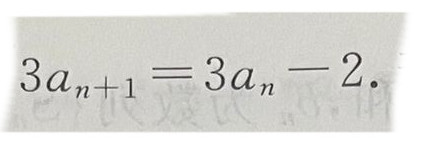
#> input picture img/text1-tex.jpg, 448 x 148 px
$ python text2tex-img.py
#> lines starting #> are read from the running program, lines starting #| are printed output that depends on the picture; after the words box and inside, x2 and y2 are one past the last pixel; in counts of white or black regions, pixels touching at a corner belong together
from PIL import Image
from pix2tex.cli import LatexOCR

img = Image.open(r'../../img/text1-tex.jpg')
#> img is the input picture: PIL image 448x148 RGB; mean R, G, B 220.6, 220.2, 216.5

# 先转成灰度图
im = img.convert("L")

threshold = 150
table = []
for i in range(256):
    if i < threshold:
        table.append(0)
    else:
        table.append(1)
#  convert to binary image by the table
# 灰度图根据table转换为二值图
bim = im.point(table, "1")
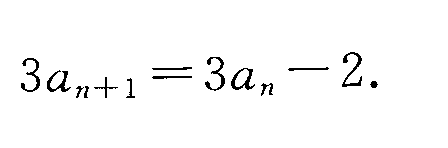
#> bim: PIL image 448x148 1; 97.6% white; black in thin lines or dots, all inside (x1, y1, x2, y2) = (21, 52, 378, 98)
bim.show()

# new_img = img.point(lambda x : 0 if x < 200 else 1, "1")
# new_img.show()
#> (the run stopped early here; a loop or call above may not have finished)

$ run again, with img/text1-onequestion.jpg copied over img/text1-tex.jpg
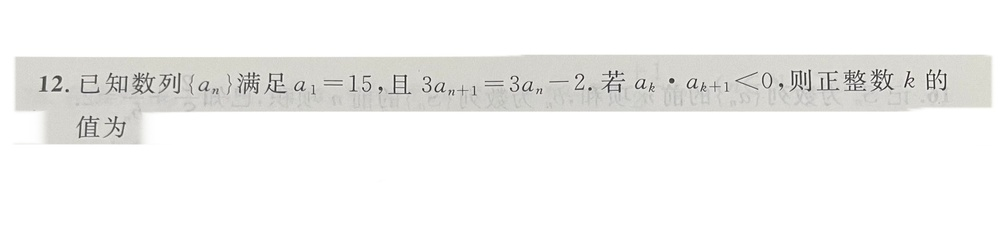
#> input picture img/text1-onequestion.jpg, 1000 x 225 px, shrunk from 2105 x 474 before the run
#> img is the input picture: PIL image 1000x225 RGB; mean R, G, B 242.1, 241.9, 240.6
#> `bim = im.point(table, "1")`:
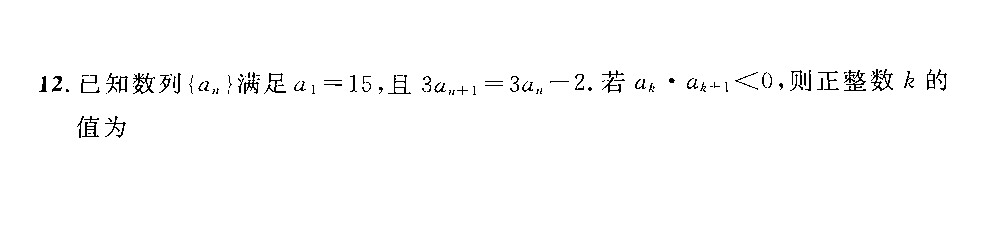
#> bim: PIL image 1000x225 1; 98.5% white; black in thin lines or dots, all inside (x1, y1, x2, y2) = (39, 69, 947, 138)
